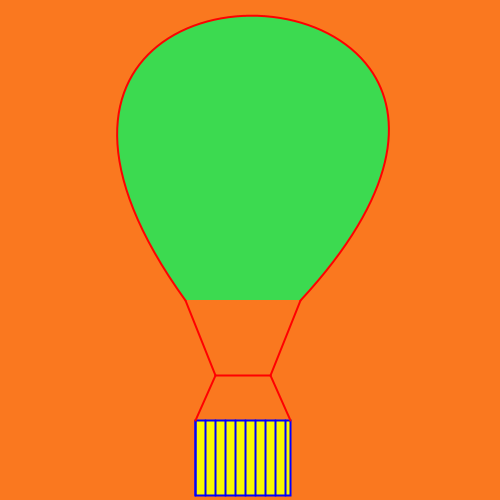
Frame 1 (no input)
Frame 60 (the mouse pressed at the canvas centre just before this capture): identical to frame 1, image omitted
Frame 120 (the mouse held since frame 60 and released just before this capture): identical to frame 1, image omitted

The Processing sketch that drew this single still picture (run headless with seeded random() and noise(); from frame 60 on, the mouse is pressed at the canvas centre):

// Processing sketch: processing_71010
// ── processing_71010.pde

/*****************************************
 * Assignment 2
 * Name:         Louis Cipriano
 * E-mail:       lciprian@haverford.edu
 * Course:       CS 110 - Section 001
 * Submitted:    September 19, 2012
 * 
 * The following code depicts a randomly colored hot air balloon with a pinstripe basket in an orang sky. 
 * Different sized birds, clouds, and a sun appear when the mouse is pressed at according Y values. 
 * The sketch is reset when a key is pressed.
 * Please see the attached word document for a more full description.
 ***********************************************/

/*Declare Variables
 int rect = 195;
 int x = 195;
 int y = 420;
 int spacing = 10;
 int len = 75;
 boolean sunDrawn = false; */

boolean sunDrawn = false;

void setup() {


  size(500, 500);
  drawBackground() ; 
  background(250, 120, 31);


  //basket
  
  stroke(0, 0, 255);
  fill(250, 250, 0);
  rect(195, 420, 95, 75);

  //pinstripes on basket

  int rect = 195;
  int x = 195;
  int y = 420;
  int spacing = 10;
  int len = 75;

  stroke(0, 0, 255);
  while (x <= rect + 95) {
    strokeWeight(2);
    line(x, y, x, y+len);
    x=x+spacing;
  }

  //attachments from basket to balloon
  
  stroke(255, 0, 0);
  line (195, 420, 215, 375);
  line (290, 420, 270, 375);
  line (215, 375, 270, 375);
  line(215, 375, 185, 300);
  line(270, 375, 300, 300);


  //balloon
  
  frameRate(5);
  fill(random(255), random(255), random(255));
  bezier(185, 300, -103, -99, 633, -60, 300, 300);
}


void draw() {
}


void mousePressed() {

  //sun
  
  if ((mouseY < 200) && (sunDrawn==false)) { 
    stroke(200, 200, 0);
    fill(200, 200, 0);
    ellipse (mouseX, mouseY, 80, 80);    

    //sun rays
    
    line(mouseX, mouseY+40, mouseX, mouseY+70);
    line (mouseX, mouseY-40, mouseX, mouseY-70);
    line(mouseX+40, mouseY, mouseX+70, mouseY);
    line(mouseX-40, mouseY, mouseX-70, mouseY);
    line(mouseX+35, mouseY-15, mouseX+65, mouseY-45);
    line(mouseX-30, mouseY-15, mouseX-50, mouseY-45);
    line(mouseX-30, mouseY+15, mouseX-50, mouseY+45);
    line(mouseX+35, mouseY+15, mouseX+55, mouseY+45);
    line(mouseX+10, mouseY-15, mouseX+35, mouseY-45);
    line(mouseX-10, mouseY, mouseX-15, mouseY-30);
    line(mouseX-5, mouseY+15, mouseX-30, mouseY+55);
    line(mouseX+10, mouseY+15, mouseX+35, mouseY+55);
    line(mouseX+40, mouseY+10, mouseX+60, mouseY+20);
    line(mouseX, mouseY+10, mouseX-20, mouseY+20);
    sunDrawn = true;
  }

  //clouds
  
  if ((mouseY >= 200) & (mouseY <= 350)) {
    fill(0);
    frameRate(20);
    fill(255);
    ellipse(mouseX, mouseY, 80, 30);
    ellipse(mouseX+60, mouseY, 80, 30);
    ellipse(mouseX+120, mouseY, 80, 30);
    ellipse(mouseX+180, mouseY, 80, 30);
    ellipse(mouseX+240, mouseY, 80, 30);
    ellipse(mouseX-30, mouseY+15, 80, 30);
    ellipse(mouseX+30, mouseY+15, 80, 30);
    ellipse(mouseX+90, mouseY+15, 80, 30);
    ellipse(mouseX+150, mouseY+15, 80, 30);
    ellipse(mouseX+210, mouseY+15, 80, 30);
  }

  //big bird
  
  if ((mouseY > 350)&& (mouseX > 250)) {
    //big bird wings
    
    strokeWeight(3);
    stroke(0, 0, 255);
    line(mouseX, mouseY, mouseX-70, mouseY-70);
    line(mouseX, mouseY, mouseX+70, mouseY-70);   

    //big bird head
    
    fill(0, 0, 255);
    ellipse(mouseX, mouseY, 40, 40);   

    //big bird eyes
    
    fill(0);
    ellipse(mouseX-10, mouseY-5, 10, 10);
    ellipse(mouseX+10, mouseY-5, 10, 10);    

    //big bird beak
    
    triangle (mouseX-10, mouseY, mouseX, mouseY+15, mouseX+10, mouseY);
  }

  //small bird
  
  if ((mouseY >350) && (mouseX <= 250)) {  
    //small bird wings
    
    strokeWeight(3);
    stroke(0, 0, 255);
    line(mouseX, mouseY, mouseX-35, mouseY-35);
    line(mouseX, mouseY, mouseX+35, mouseY-35);    

    //small bird head
    
    fill (0, 0, 255);
    ellipse(mouseX, mouseY, 20, 20);

    //small bird eyes
    
    fill(0);
    ellipse(mouseX-5, mouseY-2.5, 7, 7);
    ellipse(mouseX+5, mouseY-2.5, 7, 7);

    //small bird beak
    
    triangle(mouseX-5, mouseY, mouseX, mouseY+11, mouseX+5, mouseY);
  }





  //balloon
  
  frameRate(5);
  fill(random(255), random(255), random(255));
  bezier(185, 300, -103, -99, 633, -60, 300, 300);
}





void keyPressed() {
  drawBackground();
}



void drawBackground() { 
  background(250, 120, 31);
  
  sunDrawn = false; 
  
  //basket
  
  stroke(0, 0, 255);
  fill(250, 250, 0);
  rect(195, 420, 95, 75);

  //pinstripes on basket

  int rect = 195;
  int x = 195;
  int y = 420;
  int spacing = 10;
  int len = 75;

  stroke(0, 0, 255);
  while (x <= rect + 95) {
    strokeWeight(2);
    line(x, y, x, y+len);
    x=x+spacing;
  }

  //attachments from basket to balloon
  
  stroke(255, 0, 0);
  line (195, 420, 215, 375);
  line (290, 420, 270, 375);
  line (215, 375, 270, 375);
  line(215, 375, 185, 300);
  line(270, 375, 300, 300);


  //balloon
  
  frameRate(5);
  fill(random(255), random(255), random(255));
  bezier(185, 300, -103, -99, 633, -60, 300, 300);
}
